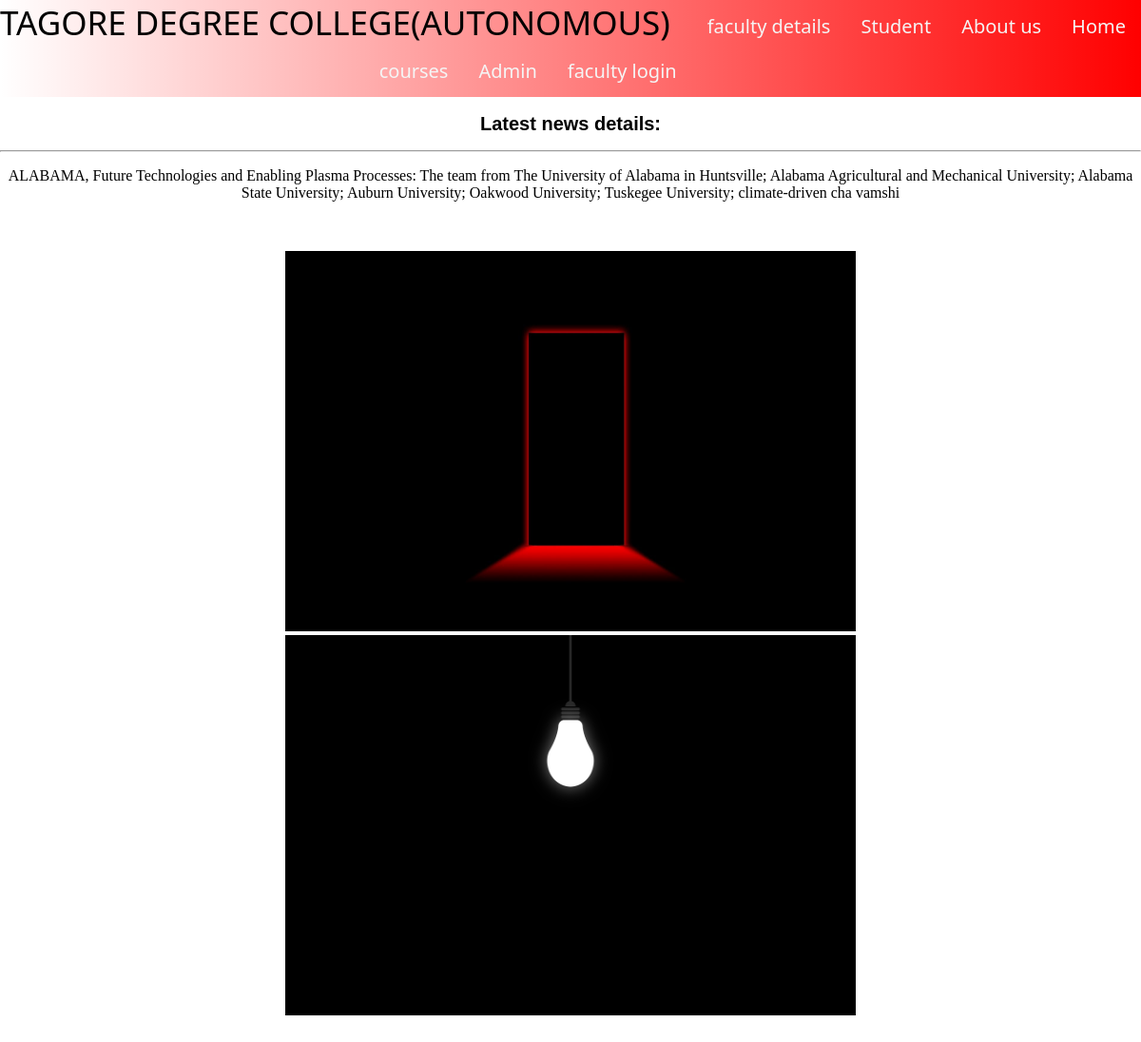
Page /latestnews/ on the committed database.
### core/models.py (models this page shows)
class LatestNews(models.Model):
    latestnews=models.TextField()
    pic1=models.ImageField(upload_to='core/',null=True)
    pic2=models.ImageField(upload_to='core/',null=True)

### core/views.py (the view)
# urls.py: path('latestnews/',views.latest_news,name='latest-news'),
def latest_news(request):
    latestnews=LatestNews.objects.get(id=1)
    return render(request,'core/latestnews.html',{'latestnews':latestnews})

### templates/core/latestnews.html (shortened to what this page needs)
<!DOCTYPE html>
<html>
    <head>
        <link rel="stylesheet" href="https://cdnjs.cloudflare.com/ajax/libs/font-awesome/4.7.0/css/font-awesome.min.css">
    </head>
    <body>
        {% include 'core/navbar.html' %}
              <div class="container">
                  <h2 style="text-align: center;font-size:20px;font-family: 'Trebuchet MS', 'Lucida Sans Unicode', 'Lucida Grande', 'Lucida Sans', Arial, sans-serif;">Latest news details:</h2>
                  <hr>
                  <center>{{latestnews.latestnews|linebreaks}}</center><br><br>
                 <center> <img src="{{latestnews.pic1.url}}" alt="" height=400px width=600px>
                          <img src="{{latestnews.pic2.url}}" alt="" height=400px width=600px>
                </center>
                 <br><br>
              </div>
          </body>
</html>

### templates/core/latestnews.html (style rules this page uses)
body { margin:0px; }

### templates/core/navbar.html (style rules this page uses)
body { margin:0px; }

### rows in the picture
LatestNews: latestnews "ALABAMA, Future Technologies and Enabling Plasma Processes: The team from The University of Alabama in Huntsville; Alabama Agricultural and Mechanical University; Alabama State University; Auburn University; Oakwood University; Tuskegee University; climate-driven cha vamshi", pic1 (picture), pic2 (picture)
